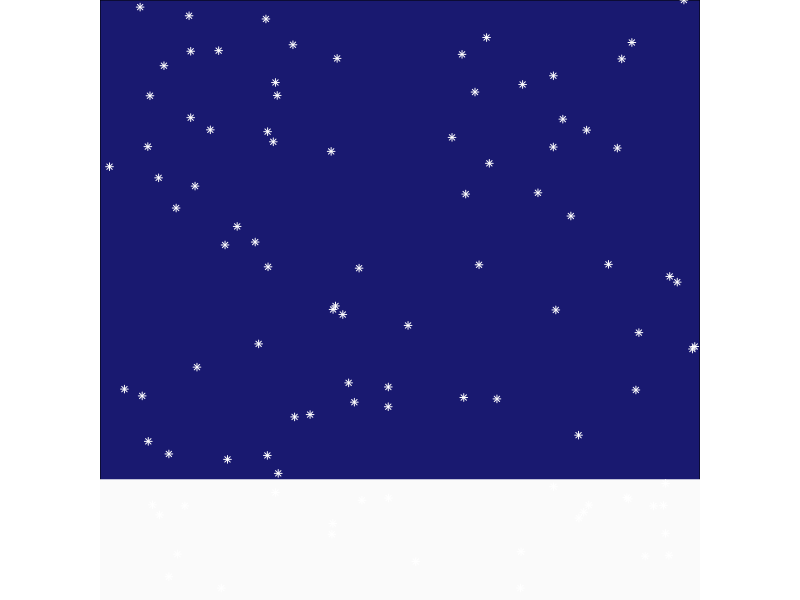

Reproduce this figure in R.
library(ggplot2)

snowman <- ggplot() +
  theme_void() +
  theme(
    plot.background = element_rect(
      fill = "midnightblue"
    )
  )

snowman2 <- snowman +
  annotate(
    geom = "rect",
    xmin = 0, xmax = 1,
    ymin = 0, ymax = 0.2,
    fill = "grey98",
    colour = "grey98"
  ) +
  xlim(0, 1) +
  ylim(0, 1) +
  coord_fixed(expand = FALSE)

set.seed(20231225)
n <- 100
snowflakes <- data.frame(
  sf_x = runif(n, 0, 1),
  sf_y = runif(n, 0, 1)
)

snowman3 <- snowman2 +
  geom_point(
    data = snowflakes,
    mapping = aes(
      x = sf_x,
      y = sf_y
    ),
    colour = "white",
    pch = 8
  )
snowman3

